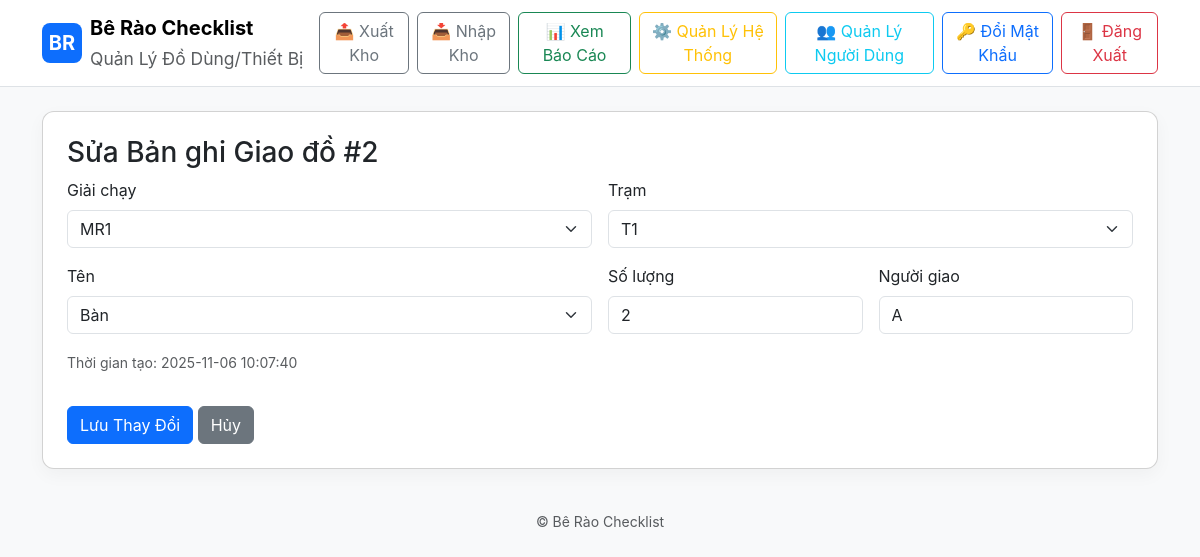
Page /admin/edit/issue/2 (signed in) on the committed database.
### models.py (models this page shows)
class IssueRecord(db.Model):
    id = db.Column(db.Integer, primary_key=True)
    marathon_id = db.Column(db.Integer, db.ForeignKey('marathon.id'), nullable=True)
    station_id = db.Column(db.Integer, db.ForeignKey('station.id'), nullable=True)
    equipment_id = db.Column(db.Integer, db.ForeignKey('equipment.id'), nullable=False)
    person_name = db.Column(db.String(200))
    quantity = db.Column(db.Integer)
    timestamp = db.Column(db.DateTime)
    created_by = db.Column(db.String(100))  # Username of creator

class Marathon(db.Model):
    id = db.Column(db.Integer, primary_key=True)
    name = db.Column(db.String(200), unique=True, nullable=False)

class Station(db.Model):
    id = db.Column(db.Integer, primary_key=True)
    name = db.Column(db.String(200), unique=True, nullable=False)

class Equipment(db.Model):
    id = db.Column(db.Integer, primary_key=True)
    name = db.Column(db.String(200), unique=True, nullable=False)
    available_quantity = db.Column(db.Integer, default=0)  # Tồn kho - available inventory

### app.py (the view, shortened to what this page needs)
@app.route('/admin/edit/issue/<int:record_id>', methods=['GET', 'POST'])
@admin_required
def edit_issue_record(record_id):
    user = get_current_user()
    record = IssueRecord.query.get_or_404(record_id)
    marathons = Marathon.query.order_by(Marathon.name).all()
    stations = Station.query.order_by(Station.name).all()
    equipments = Equipment.query.order_by(Equipment.name).all()
    return render_template('admin_edit_issue.html', record=record, marathons=marathons, stations=stations, equipments=equipments, user=user)

### app.py (called while the page is built)
def admin_required(f):
    @wraps(f)
    def decorated_function(*args, **kwargs):
        if not session.get('user_id'):
            flash('Vui lòng đăng nhập để truy cập trang này.', 'warning')
            return redirect(url_for('login'))
        user = User.query.get(session['user_id'])
        if not user or user.role != 'admin':
            flash('Bạn không có quyền truy cập trang này.', 'danger')
            return redirect(url_for('index'))
        return f(*args, **kwargs)
    return decorated_function

def get_current_user():
    if session.get('user_id'):
        return User.query.get(session['user_id'])
    return None

### templates/admin_edit_issue.html (shortened to what this page needs)
{% extends "base.html" %}
{% block content %}
<div class="card p-4">
  <h3>Sửa Bản ghi Giao đồ #{{ record.id }}</h3>
  <form method="post">
    <div class="row g-3">
      <div class="col-md-6">
        <label class="form-label">Giải chạy</label>
        <select name="marathon" class="form-select">
          {% for m in marathons %}
            <option value="{{ m.id }}" {% if record.marathon_id == m.id %}selected{% endif %}>{{ m.name }}</option>
          {% endfor %}
        </select>
      </div>
      <div class="col-md-6">
        <label class="form-label">Trạm</label>
        <select name="station" class="form-select">
          {% for s in stations %}
            <option value="{{ s.id }}" {% if record.station_id == s.id %}selected{% endif %}>{{ s.name }}</option>
          {% endfor %}
        </select>
      </div>
      <div class="col-md-6">
        <label class="form-label">Tên</label>
        <select name="equipment" class="form-select" required>
          {% for e in equipments %}
            <option value="{{ e.id }}" {% if record.equipment_id == e.id %}selected{% endif %}>{{ e.name }}</option>
          {% endfor %}
        </select>
      </div>
      <div class="col-md-3">
        <label class="form-label">Số lượng</label>
        <input type="number" name="quantity" class="form-control" value="{{ record.quantity }}" min="1" required>
      </div>
      <div class="col-md-3">
        <label class="form-label">Người giao</label>
        <input type="text" name="person" class="form-control" value="{{ record.person_name }}" required>
      </div>
      <div class="col-12">
        <p class="text-muted"><small>Thời gian tạo: {{ record.timestamp.strftime('%Y-%m-%d %H:%M:%S') if record.timestamp else 'N/A' }}</small></p>
      </div>
    </div>
    <div class="mt-3">
      <button type="submit" class="btn btn-primary">Lưu Thay Đổi</button>
      <a href="{{ url_for('admin_dashboard') }}" class="btn btn-secondary">Hủy</a>
    </div>
  </form>
</div>
{% endblock %}

### static/style.css (style rules this page uses)
body { font-family:Inter, system-ui, -apple-system, 'Segoe UI', Roboto, 'Helvetica Neue', Arial }
.card { border-radius:12px;box-shadow:0 6px 18px rgba(10,20,30,0.04) }

### rows in the picture
IssueRecord: id "2", marathon "MR1", station "T1", equipment "Bàn", quantity "2", person "A", timestamp "2025-11-06 10:07:40"
